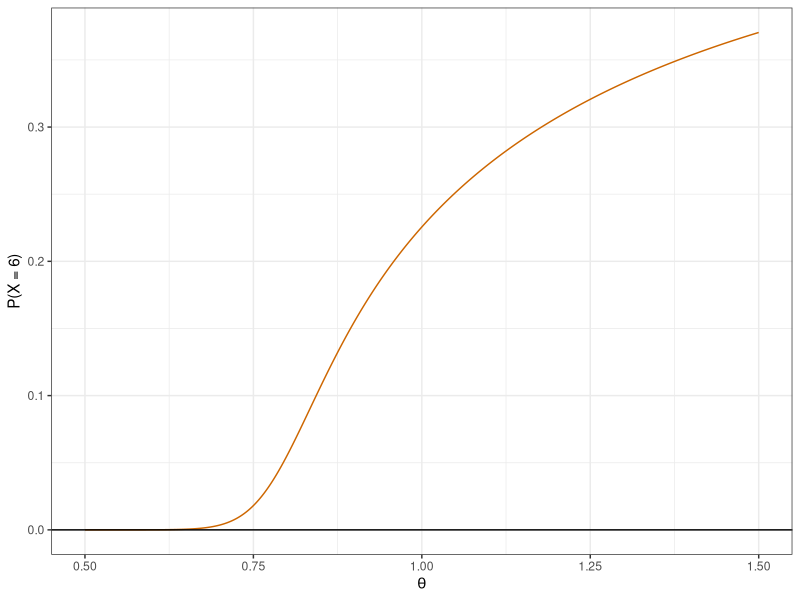
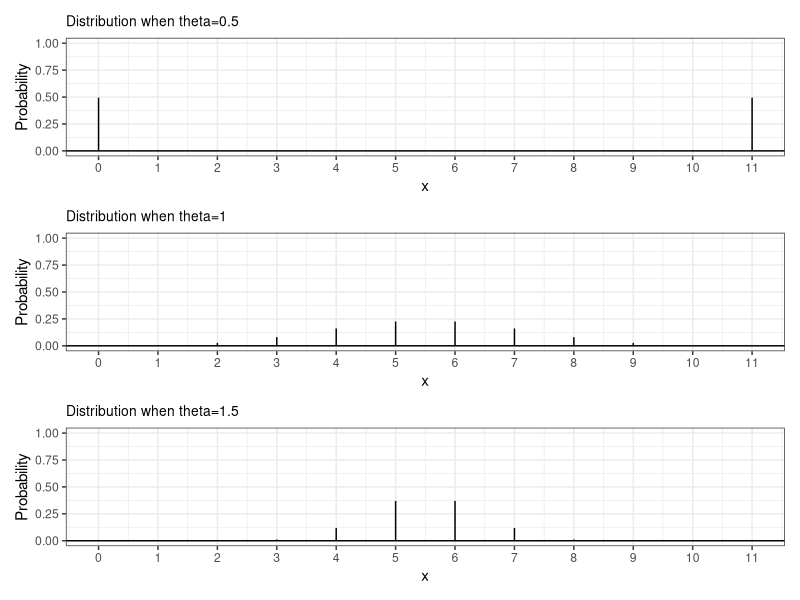
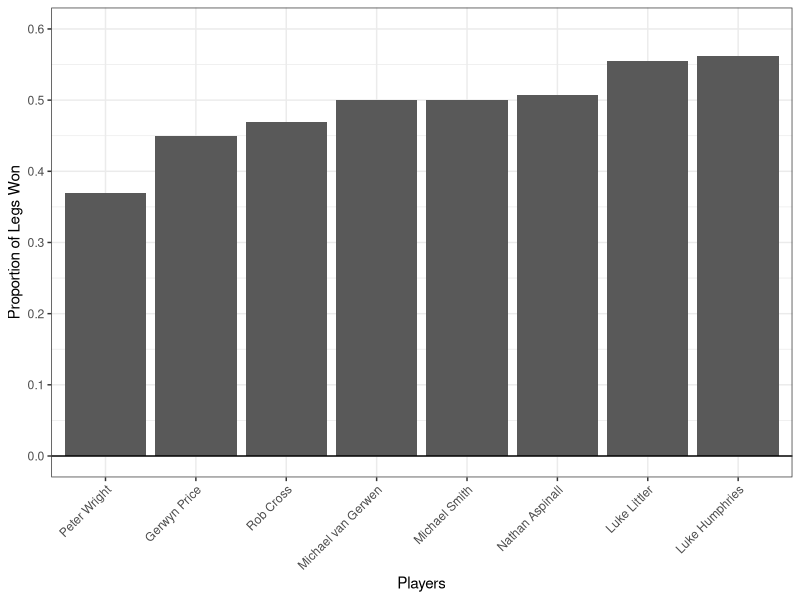
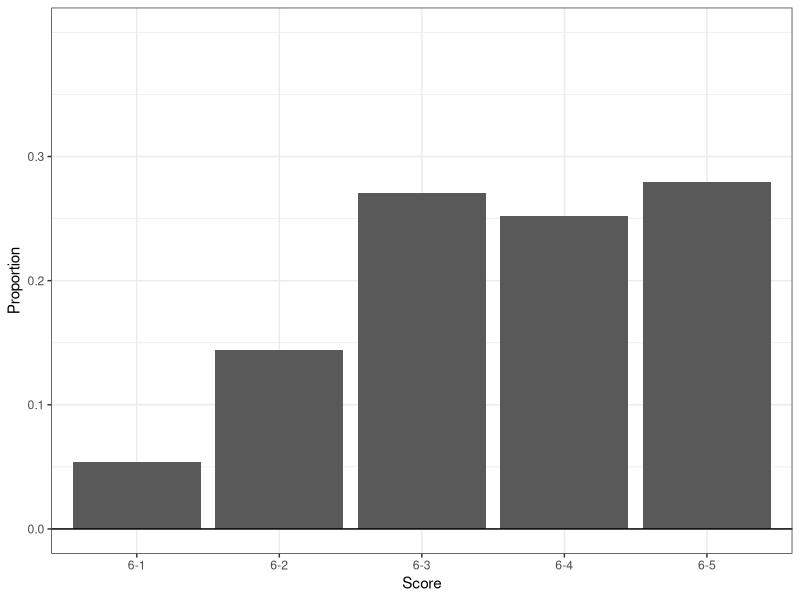
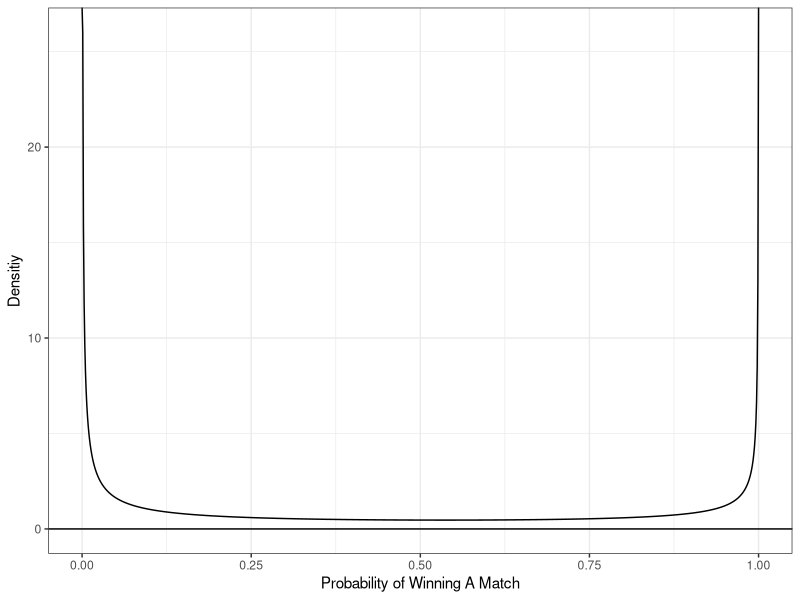
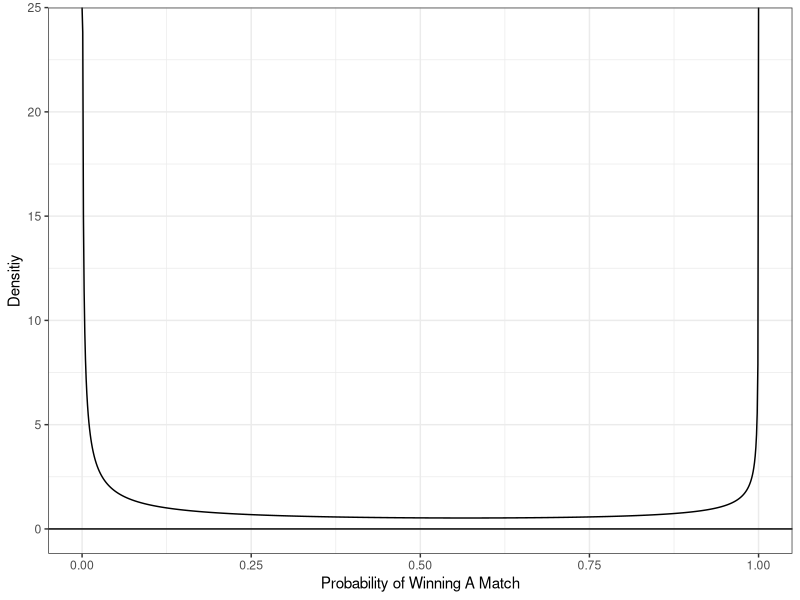
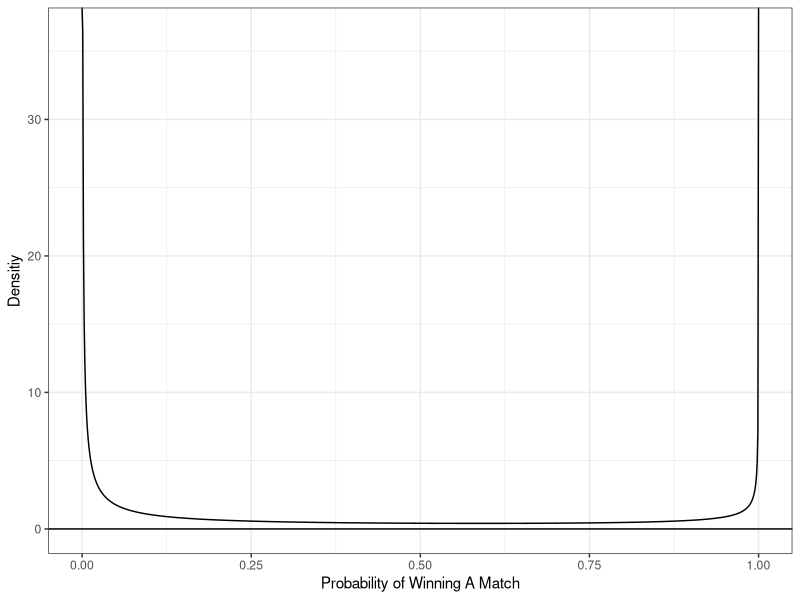
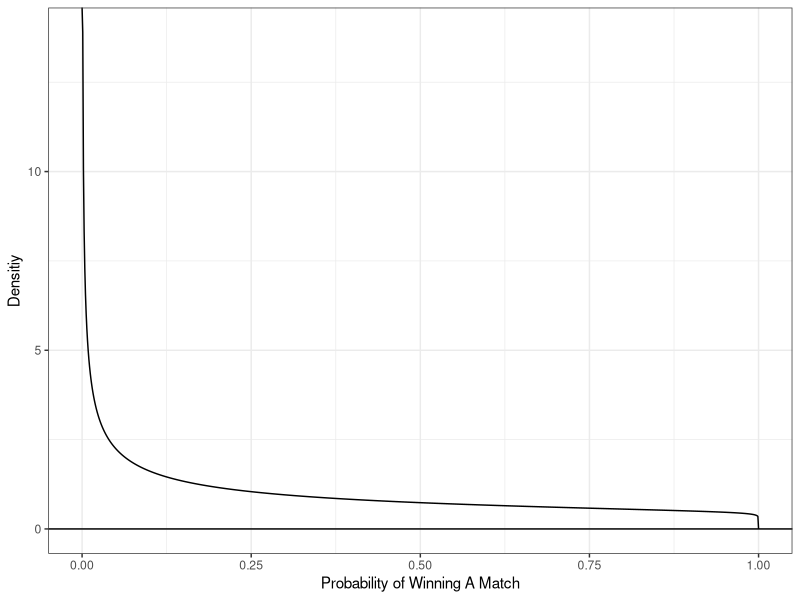

The R source for these figures, in order:
## ---- chunk 1
#| echo: false

default_chunk_hook  <- knitr::knit_hooks$get("chunk")

latex_font_size <- c("Huge", "huge", "LARGE", "Large", 
                     "large", "normalsize", "small", 
                     "footnotesize", "scriptsize", "tiny")

knitr::knit_hooks$set(chunk = function(x, options) {
  x <- default_chunk_hook(x, options)
  if(options$size %in% latex_font_size) {
    paste0("\n \\", options$size, "\n\n", 
      x, 
      "\n\n \\normalsize"
    )
  } else {
    x
  }
})
## ---- chunk 2
#| label: load-packages
#| include: false
library(tidyverse)
library(patchwork)
## ---- chunk 3
daltbinom <- function(x, size, prob, theta){
  normalizing.constant <- 0
  for(j in 0:size){
    normalizing.constant <- normalizing.constant + 
      choose(size, j) * prob^j * (1-prob)^(size-j) * theta^(j*(size-j))
  }
  # Probability Mass at x=x
  (1/normalizing.constant) *
    choose(size, x) * prob^x * (1-prob)^(size-x) * theta^(x*(size-x)) *
      (x>=0)*(x<=size)
}
## ---- chunk 4
daltbbinom.single <- function(x, size, alpha, beta, theta){
    integrand <- function(p) {
    sapply(p, # integrate will pass in a vector, so we use sapply to apply the following
           function(p_val){
             # f(x|p) * f(p|alpha, beta)
             daltbinom(x, size, p_val, theta) * dbeta(p_val, alpha, beta)
           }
    )
  }
  # Probability Mass at x=x
  # integrate(integrand, lower = 0, upper = 1)$value * (x>=0)*(x<=size)
  # I shrink the bounds below to avoid log(0)=-infinty
  # I use try() to catch when there is an error and avoid crashing
  res <- try(integrate(integrand, lower = 1e-7, upper = 1 - 1e-7)$value * 
                  (x>=0)*(x<=size), 
             silent = TRUE)
  # If there is an error, return a near-zero probability
  if(inherits(res, "try-error")) return(0.1^6)
  
  res
}
# Write a function that works on a vector
daltbbinom <- function(x, size, alpha, beta, theta){
  sapply(X=x, FUN=daltbbinom.single, size=size, alpha=alpha, beta=beta, theta=theta)
}
## ---- chunk 5
theta_seq = seq(0.5, 1.5, length.out=1000)
prob_x6 = rep(NA, length(theta_seq))
for(i in 1:length(theta_seq)){
  prob_x6[i] = daltbinom(x=6, size=11, prob=0.50, theta=theta_seq[i])
}
x6 <- tibble(theta = theta_seq,
            prob  = prob_x6)
## ---- chunk 6
#| label: fig-3a
#| fig-cap: "The probability that the player wins the match across different $\\theta$"
#| fig-width: 5
#| fig-height: 3
#| scale: "80%"
#| fig-align: "center"
#| size: scriptsize

ggplot(x6) +
  geom_line(aes(x = theta, y = prob), color = "darkorange3") +
  geom_hline(yintercept = 0) +
  theme_bw() +
  labs(x = expression(theta), y = "P(X = 6)")
  
## ---- chunk 7
#| label: fig-3b
#| fig-cap: "Altham’s Multiplicative Binomial Distribution across different $\\theta$"
#| fig-width: 8
#| fig-height: 5
#| scale: "80%"
#| fig-align: "center"
#| size: scriptsize

ggdat <- tibble(x = 0:11) |>
  mutate(PMF = daltbinom(x,11,0.5,0.5))
PMF.plot.1 <- ggplot() +
  geom_linerange(data = ggdat,
                 aes(x = x, ymin = 0, ymax = PMF)) +
  geom_hline(yintercept = 0) +
  scale_x_continuous("x", breaks = 0:11) +
  ylim(0,1)+
  ylab("Probability") +
  theme_bw() +
  ggtitle("Distribution when theta=0.5")+
  theme(plot.title = element_text(size = 10))

ggdat <- tibble(x = 0:11) |>
  mutate(PMF = daltbinom(x,11,0.5,1))
PMF.plot.2 <- ggplot() +
  geom_linerange(data = ggdat,
                 aes(x = x, ymin = 0, ymax = PMF)) +
  geom_hline(yintercept = 0) +
  scale_x_continuous("x", breaks = 0:11) +
  ylim(0,1)+
  ylab("Probability") +
  theme_bw() +
  ggtitle("Distribution when theta=1") +
  theme(plot.title = element_text(size = 10))

ggdat <- tibble(x = 0:11) |>
  mutate(PMF = daltbinom(x,11,0.5,1.5))
PMF.plot.3 <- ggplot() +
  geom_linerange(data = ggdat,
                 aes(x = x, ymin = 0, ymax = PMF)) +
  geom_hline(yintercept = 0) +
  scale_x_continuous("x", breaks = 0:11) +
  ylim(0,1)+
  ylab("Probability") +
  theme_bw() +
  ggtitle("Distribution when theta=1.5")+
  theme(plot.title = element_text(size = 10))

PMF.plot.1 / PMF.plot.2 / PMF.plot.3
## ---- chunk 8
kth_moment <- function(k, size, prob, theta){
  normalizing.constant <- 0
  for(j in 0:size){
    normalizing.constant <- normalizing.constant + 
      choose(size, j) * prob^j * (1-prob)^(size-j) * theta^(j*(size-j))
  }
  # E(X^k)
  result <- 0
  for (x in 0:size){
    result <- result + 
    x^k * (1/normalizing.constant) *
    choose(size, x) * prob^x * (1-prob)^(size-x) * theta^(x*(size-x)) *
      (x>=0)*(x<=size)
  }
  print(result)
  }
## ---- chunk 9
lldaltbinom <- function(prob, theta, x, size, mle = F) {
  # ensuring p is between 0 and 1
  prob <- ifelse(mle, 1/(1+exp(-prob)), prob) 
  # ensuring theta is positive
  theta <- ifelse(mle, exp(theta), theta)

  ll <- sum(log(daltbinom(x, size, prob, theta)))
  # if mle is true (we're trying to find mle), return the negative log-likelihood. 
  # if it's false, return the log-likelihood)
  ifelse(mle, -ll, ll)
}

## ---- chunk 10
pdc = read_csv("pdc2024.csv")
pdc.cleaned <- pdc|>
  filter(Score!= "w/o",
        Night != "Finals")|>
  separate(Score, into = c("WinnerLegs", "LoserLegs"))
## ---- chunk 11
playername = c("Luke Littler", "Luke Humphries", "Michael van Gerwen", "Michael Smith", 
              "Nathan Aspinall", "Rob Cross", "Gerwyn Price", "Peter Wright")
legswon = rep(NA, 8)
legslost = rep(NA, 8)

for (i in 1:length(playername)){
  # even when they lose, they still win some legs
  win = sum(as.numeric(pdc.cleaned$WinnerLegs[pdc.cleaned$Winner==playername[i]])) + 
        sum(as.numeric(pdc.cleaned$LoserLegs[pdc.cleaned$Loser==playername[i]]))
  lost = sum(as.numeric(pdc.cleaned$WinnerLegs[pdc.cleaned$Loser==playername[i]])) + 
         sum(as.numeric(pdc.cleaned$LoserLegs[pdc.cleaned$Winner==playername[i]]))
  legswon[i] <- win
  legslost[i] <- lost
}

player.stats = tibble(
  Player = playername,
  LegsWon = legswon,
  LegsLost = legslost)

player.stats <- player.stats |> 
  mutate(TotalLegs = LegsLost + LegsWon) |> 
  mutate(PropWin = LegsWon / TotalLegs) |> 
  mutate(LegsSpread = LegsWon - LegsLost)

## ---- chunk 12
#| label: tbl-playerstats
#| tbl-cap: "Number of Legs Won and Lost for Each Player"
#| tbl-align: "center"
#| size: scriptsize
#| echo: false
player.stats |> knitr::kable(digits = 2)
## ---- chunk 13
#| label: fig-5a
#| fig-cap: "Proportion of Legs Won for Each Player"
#| fig-width: 5
#| fig-height: 3
#| scale: "80%"
#| fig-align: "center"
#| size: scriptsize

ggplot(player.stats |>
          mutate(Player = factor(Player, 
                                  levels= player.stats$Player[order(player.stats$PropWin)]))) +
  geom_bar(aes(x=Player,
               y=PropWin),
          stat = "identity") +
  geom_hline(yintercept = 0) +
  theme_bw() +
  labs(x = "Players",
        y = "Proportion of Legs Won") +
  scale_y_continuous(breaks = seq(0, 0.6, 0.1), limits = c(0, 0.6)) +
  theme(axis.text.x = element_text(angle = 45, hjust = 1))
## ---- chunk 14
pdc.score <- pdc |>
  filter(Score!= "w/o",
        Night != "Finals")|> 
  group_by(Score) |>
  summarize(n = n()) |>
  mutate(Proportion = n/sum(n))
## ---- chunk 15
#| label: tbl-score
#| tbl-cap: "Score for Each Match"
#| tbl-align: "center"
#| size: scriptsize
#| echo: false
pdc.score |> knitr::kable(digits = 2)
## ---- chunk 16
#| label: fig-5a1
#| fig-cap: "Proportion of Score"
#| fig-width: 5
#| fig-height: 3
#| scale: "80%"
#| fig-align: "center"
#| size: scriptsize
ggplot(pdc.score) +
  geom_col(aes (x= Score,
                y = Proportion)) +
  geom_hline(yintercept = 0) +
  scale_y_continuous(breaks = seq(0, 0.3, 0.1), limits = c(0, 0.4)) +
  theme_bw()+
  labs (x = "Score",
        y = "Proportion")
## ---- chunk 17
# use list because vectors are of different lengths
wins = list(
  LT = as.numeric(c(pdc.cleaned$WinnerLegs[pdc.cleaned$Winner=="Luke Littler"],
                  pdc.cleaned$LoserLegs[pdc.cleaned$Loser=="Luke Littler"])),
  LH = as.numeric(c(pdc.cleaned$WinnerLegs[pdc.cleaned$Winner=="Luke Humphries"],
                  pdc.cleaned$LoserLegs[pdc.cleaned$Loser=="Luke Humphries"])),
  MG = as.numeric(c(pdc.cleaned$WinnerLegs[pdc.cleaned$Winner=="Michael van Gerwen"],
                    pdc.cleaned$LoserLegs[pdc.cleaned$Loser=="Michael van Gerwen"])),
  MS = as.numeric(c(pdc.cleaned$WinnerLegs[pdc.cleaned$Winner=="Michael Smith"],
                    pdc.cleaned$LoserLegs[pdc.cleaned$Loser=="Michael Smith"])),
  NAs = as.numeric(c(pdc.cleaned$WinnerLegs[pdc.cleaned$Winner=="Nathan Aspinall"],
                    pdc.cleaned$LoserLegs[pdc.cleaned$Loser=="Nathan Aspinall"])),
  RC = as.numeric(c(pdc.cleaned$WinnerLegs[pdc.cleaned$Winner=="Rob Cross"],
                    pdc.cleaned$LoserLegs[pdc.cleaned$Loser=="Rob Cross"])),
  GP = as.numeric(c(pdc.cleaned$WinnerLegs[pdc.cleaned$Winner=="Gerwyn Price"],
                    pdc.cleaned$LoserLegs[pdc.cleaned$Loser=="Gerwyn Price"])),
  PW = as.numeric(c(pdc.cleaned$WinnerLegs[pdc.cleaned$Winner=="Peter Wright"],
                    pdc.cleaned$LoserLegs[pdc.cleaned$Loser=="Peter Wright"]))
)
## ---- chunk 18
# leave functions out of the loop
daltbinom <- function(x, size, prob, theta){
  normalizing.constant <- 0
  for(j in 0:size){
    normalizing.constant <- normalizing.constant + 
      choose(size, j) * prob^j * (1-prob)^(size-j) * theta^(j*(size-j))
  }
  (1/normalizing.constant) *
    choose(size, x) * prob^x * (1-prob)^(size-x) * theta^(x*(size-x)) *
      (x>=0)*(x<=size)
}

lldaltbinom <- function(par, data, mle = F){
  prob  <- ifelse(mle, 1/(1+exp(-par[1])), par[1])
  theta <- ifelse(mle, exp(par[2]), par[2])
  
  ll <- sum(log(daltbinom(data, size=11, prob = prob, theta = theta)))
  ifelse(mle, -ll, ll)
}
# create tibble to store data
results <- tibble(
  Player = c("Luke Littler", "Luke Humphries", "Michael van Gerwen", "Michael Smith", 
            "Nathan Aspinall", "Rob Cross", "Gerwyn Price", "Peter Wright"),
  Probability = rep(NA, 8),
  Theta = rep(NA, 8))

# loop
for(i in 1:length(wins)){
  mle <- optim(par = c(0,0),
            fn = lldaltbinom,
            data= wins[[i]],
            mle=T)
results$Probability[i] <- 1/(1+exp(-mle$par[1]))
results$Theta[i]<- exp(mle$par[2])
}
## ---- chunk 19
#| label: tbl-probtheta
#| tbl-cap: "$p$ and $\\theta$ for each player"
#| tbl-align: "center"
#| size: scriptsize
#| echo: false
results |> knitr::kable(digits = 2)
## ---- chunk 20
daltbbinom <- function(x, size, alpha, beta, theta){
  sapply(X=x, FUN=daltbbinom.single, size=size, alpha=alpha, beta=beta, theta=theta)
}

lldaltbbinom <- function(par, data, mle = F){
  alpha  <- ifelse(mle, exp(par[1]), par[1])
  beta <- ifelse(mle, exp(par[2]), par[2])
  theta <- ifelse(mle, exp(par[3]), par[3])
  # calculate 7 times for each player instead of n times
  p <- daltbbinom(0:6, size=11, alpha, beta, theta)
  # the first location. data (x) is 0-6
  ll <- sum(log(p[data+1]))
  ifelse(mle, -ll, ll)
}
# create tibble to store data
results.2 <- tibble(
  Player = c("Luke Littler", "Luke Humphries", "Michael van Gerwen", "Michael Smith", 
             "Nathan Aspinall", "Rob Cross", "Gerwyn Price", "Peter Wright"),
  Alpha = rep(NA, 8),
  Beta = rep(NA, 8),
  Theta = rep(NA, 8),
  # name of column can't have space
  Mean = rep(NA, 8),
  SD = rep(NA, 8))
## ---- chunk 21
# loop
for(i in 1:length(wins)){
  mle <- optim(par = c(0,0,0),
            fn = lldaltbbinom,
            # use [[]] instead of [] because it's a list
            data= wins[[i]],
            mle=T)
  # extract before using
  a <- exp(mle$par[1])
  b  <- exp(mle$par[2])
  # calculate parameters of distributions
  mean = a/(a+b)
  sd = sqrt((a*b)/((a+b)^2*(a+b+1)))
results.2$Alpha[i] <- exp(mle$par[1])
results.2$Beta[i] <- exp(mle$par[2])
results.2$Theta[i]<- exp(mle$par[3])
results.2$Mean[i] <- mean
results.2$SD[i] <- sd
}
## ---- chunk 22
#| label: tbl-beta
#| tbl-cap: "$\\alpha$, $\\beta$, and $\\theta$ for each player"
#| tbl-align: "center"
#| size: scriptsize
#| echo: false
results.2 |> knitr::kable(digits = 2)
## ---- chunk 23
plots <- list()

for(i in 1:length(wins)){
  # probability ranges from 0 to 1
  ggdat <- tibble(x = seq(0,1,length.out=1000)) |>
    # R has dbeta
    mutate(PDF = dbeta(x, results.2$Alpha[i], results.2$Beta[i], ncp=0, log=F))

plots[[i]] <- ggplot() +
  geom_line(data = ggdat,
                 aes(x = x, y = PDF)) +
  geom_hline(yintercept = 0) +
  xlab("Probability of Winning A Match") +
  ylab("Densitiy") +
  theme_bw()
}
## ---- chunk 24
#| label: fig-p1
#| fig-cap: "Probability of winning a match for Luke Littler"
#| fig-width: 5
#| fig-height: 3
#| scale: "80%"
#| fig-align: "center"
#| size: scriptsize

plots[[1]] 
## ---- chunk 25
#| label: fig-p2
#| fig-cap: "Probability of winning a match for Luke Humphries"
#| fig-width: 5
#| fig-height: 3
#| scale: "80%"
#| fig-align: "center"
#| size: scriptsize

plots[[2]] 
## ---- chunk 26
#| label: fig-p3
#| fig-cap: "Probability of winning a match for Michael van Gerwen"
#| fig-width: 5
#| fig-height: 3
#| scale: "80%"
#| fig-align: "center"
#| size: scriptsize

plots[[3]] 
## ---- chunk 27
#| label: fig-p4
#| fig-cap: "Probability of winning a match for Michael Smith"
#| fig-width: 5
#| fig-height: 3
#| scale: "80%"
#| fig-align: "center"
#| size: scriptsize

plots[[4]] 
## ---- chunk 28
#| label: fig-p5
#| fig-cap: "Probability of winning a match for Nathan Aspinall"
#| fig-width: 5
#| fig-height: 3
#| scale: "80%"
#| fig-align: "center"
#| size: scriptsize

plots[[5]] 
## ---- chunk 29
#| label: fig-p6
#| fig-cap: "Probability of winning a match for Rob Cross"
#| fig-width: 5
#| fig-height: 3
#| scale: "80%"
#| fig-align: "center"
#| size: scriptsize

plots[[6]] 
## ---- chunk 30
#| label: fig-p7
#| fig-cap: "Probability of winning a match for Gerwyn Price"
#| fig-width: 5
#| fig-height: 3
#| scale: "80%"
#| fig-align: "center"
#| size: scriptsize

plots[[7]] 
## ---- chunk 31
#| label: fig-p8
#| fig-cap: "Probability of winning a match for Peter Wright"
#| fig-width: 5
#| fig-height: 3
#| scale: "80%"
#| fig-align: "center"
#| size: scriptsize

plots[[8]] 
